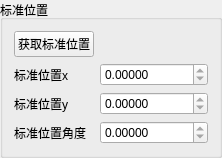
         <widget class="QGroupBox" name="groupBox_2">
          <property name="title">
           <string>标准位置</string>
          </property>
          <layout class="QGridLayout" name="gridLayout_17">
           <item row="0" column="0">
            <widget class="QPushButton" name="pushButton_getStandardPoint">
             <property name="toolTip">
              <string extracomment="以当前训练图片的产品位置作为标准位置，后面输出结果以这个位置的相对位置作为结果输出。"/>
             </property>
             <property name="text">
              <string>获取标准位置</string>
             </property>
            </widget>
           </item>
           <item row="4" column="1">
            <widget class="QDoubleSpinBox" name="doubleSpinBox_standardAngle">
             <property name="readOnly">
              <bool>true</bool>
             </property>
             <property name="decimals">
              <number>5</number>
             </property>
             <property name="minimum">
              <double>-180.000000000000000</double>
             </property>
             <property name="maximum">
              <double>180.000000000000000</double>
             </property>
             <property name="singleStep">
              <double>0.010000000000000</double>
             </property>
            </widget>
           </item>
           <item row="1" column="0">
            <widget class="QLabel" name="label_34">
             <property name="text">
              <string>标准位置x</string>
             </property>
            </widget>
           </item>
           <item row="1" column="1">
            <widget class="QDoubleSpinBox" name="doubleSpinBox_standardPointX">
             <property name="readOnly">
              <bool>true</bool>
             </property>
             <property name="decimals">
              <number>5</number>
             </property>
             <property name="minimum">
              <double>-999999.000000000000000</double>
             </property>
             <property name="maximum">
              <double>999999.000000000000000</double>
             </property>
             <property name="singleStep">
              <double>0.010000000000000</double>
             </property>
            </widget>
           </item>
           <item row="3" column="0">
            <widget class="QLabel" name="label_35">
             <property name="text">
              <string>标准位置y</string>
             </property>
            </widget>
           </item>
           <item row="3" column="1">
            <widget class="QDoubleSpinBox" name="doubleSpinBox_standardPointY">
             <property name="readOnly">
              <bool>true</bool>
             </property>
             <property name="decimals">
              <number>5</number>
             </property>
             <property name="minimum">
              <double>-999999.000000000000000</double>
             </property>
             <property name="maximum">
              <double>999999.000000000000000</double>
             </property>
             <property name="singleStep">
              <double>0.010000000000000</double>
             </property>
            </widget>
           </item>
           <item row="4" column="0">
            <widget class="QLabel" name="label_38">
             <property name="text">
              <string>标准位置角度</string>
             </property>
            </widget>
           </item>
          </layout>
         </widget>
